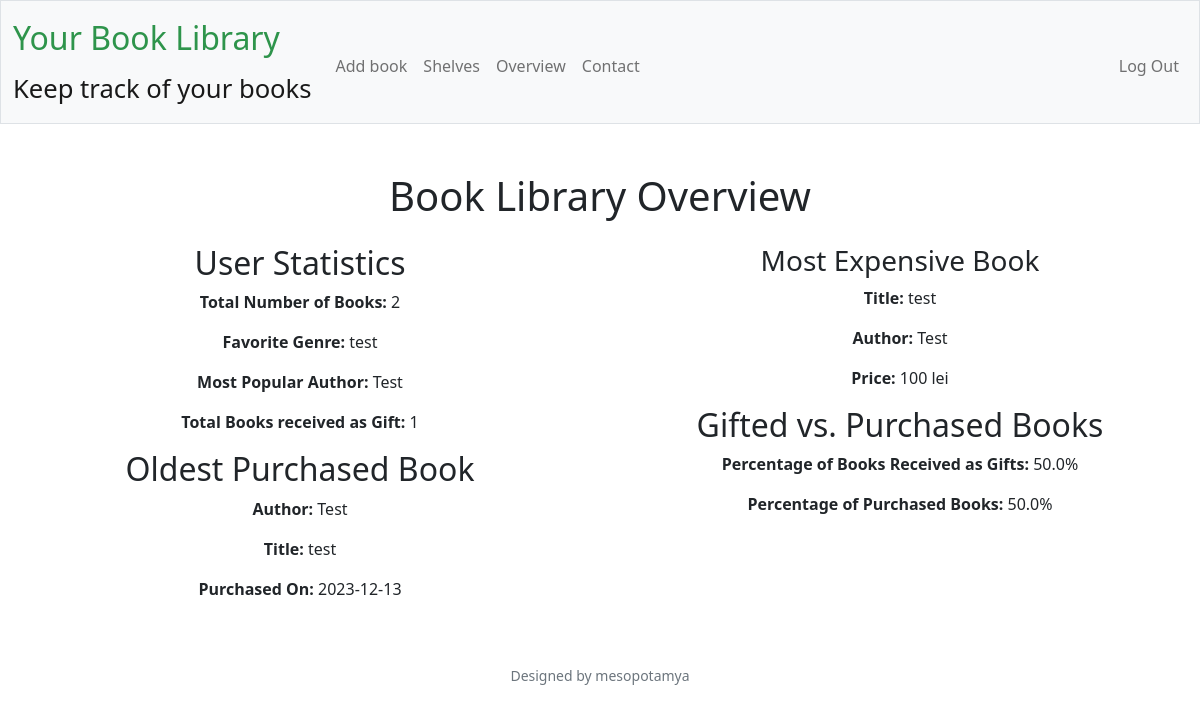
The app's page /overview (signed in) with its own data.
### tables this page shows
CREATE TABLE books (
    id INTEGER PRIMARY KEY AUTOINCREMENT,
    author TEXT NOT NULL,
    book_name TEXT NOT NULL,
    genre TEXT NOT NULL,
    purchase_date DATE NOT NULL,
    price DECIMAL(10, 2) NOT NULL,
    ISBN TEXT,
    user_id INTEGER,
    action TEXT,
    details TEXT,
    date_created TIMESTAMP DEFAULT CURRENT_TIMESTAMP,
    book_gift INTEGER DEFAULT 0, currency TEXT,    
    FOREIGN KEY (user_id) REFERENCES users(id)
);

### app.py (the view)
@app.route("/overview")
@login_required
def book_overview():
    user_id = session["user_id"]
    total_books_row = db.execute(
        "SELECT COUNT(*) as total FROM books WHERE user_id = ? AND action != 'Deleted'",
        user_id,
    )
    total_books = total_books_row[0]["total"] if total_books_row else 0
    favorite_genre_row = db.execute(
        """
        SELECT genre, COUNT(genre) as genre_count
        FROM books
        WHERE user_id = ? AND action != 'Deleted'
        GROUP BY genre
        ORDER BY genre_count DESC
        LIMIT 1
        """,
        user_id,
    )
    favorite_genre = favorite_genre_row[0]["genre"] if favorite_genre_row else None
    most_expensive_book_query = db.execute(
        """
        SELECT author, book_name, price
        FROM books
        WHERE price IS NOT NULL
        AND price != ''
        AND book_gift = 0
        AND user_id = ?
        AND action != 'Deleted'
        ORDER BY price DESC
        LIMIT 1
        """,
        user_id,
    )
    most_expensive_book = (
        most_expensive_book_query[0] if most_expensive_book_query else None
    )
    if most_expensive_book:
        if most_expensive_book.get("price") is None:
            next_expensive_book_query = db.execute(
            """
            SELECT author, book_name, price
            FROM books
            WHERE price IS NOT NULL
            AND price != ''
            AND user_id = ?
            AND action != 'Deleted'
            AND id != ?
            ORDER BY price DESC
            LIMIT 1
            """,
            user_id,
    most_expensive_book["id"],
            )
            next_expensive_book = (
                next_expensive_book_query[0] if next_expensive_book_query else None
            )
            if next_expensive_book:
                most_expensive_book = next_expensive_book
    total_amount_paid_row = db.execute(
        """
        SELECT SUM(price) as total_paid
        FROM books
        WHERE user_id = ? and action != 'Deleted' AND price IS NOT NULL
        """,
        user_id,
    )
    total_amount_paid = (
        total_amount_paid_row[0]["total_paid"] if total_amount_paid_row else None
    )
    oldest_purchased_book_row = db.execute(
        """
        SELECT author, book_name, purchase_date, price
        FROM books
        WHERE user_id = ?
        AND action != 'Deleted'
        AND purchase_date IS NOT NULL
        AND purchase_date != ''
        AND price IS NOT NULL
        AND price != ''
        AND book_gift = 0
        ORDER BY purchase_date ASC
        LIMIT 1
        """,
        user_id,
    )
    oldest_purchased_book = (
        oldest_purchased_book_row[0] if oldest_purchased_book_row else None
    )
    most_popular_author_row = db.execute(
        """
        SELECT author, COUNT(author) as author_count
        FROM books
        WHERE user_id = ? AND action != 'Deleted'
        GROUP BY author
        ORDER BY author_count DESC
        LIMIT 1
        """,
        user_id,
    )
    most_popular_author = (
        most_popular_author_row[0]["author"] if most_popular_author_row else None
    )
    total_gifted_books_row = db.execute(
        "SELECT COUNT(*) AS total_gifted FROM books WHERE user_id = ? AND book_gift = 1 AND action != 'Deleted'",
        user_id,
    )
    total_gifted_books = (
        total_gifted_books_row[0]["total_gifted"] if total_gifted_books_row else 0
    )
    total_purchased_books_row = db.execute(
        "SELECT COUNT(*) AS total_purchased FROM books WHERE user_id = ? AND book_gift = 0 AND action != 'Deleted'",
        user_id,
    )
    total_purchased_books = (
        total_purchased_books_row[0]["total_purchased"]
        if total_purchased_books_row
        else 0
    )
    book_gifts_percentage = (
        round((total_gifted_books / total_books) * 100, 2) if total_books > 0 else 0
    )
    books_purchased = (
        round((total_purchased_books / total_books) * 100, 2) if total_books > 0 else 0
    )
    newest_book_row = db.execute(
        """
        SELECT author, book_name, purchase_date
        FROM books
        WHERE user_id = ? AND action != 'Deleted' AND purchase_date IS NOT NULL
        ORDER BY purchase_date DESC
        LIMIT 1
        """,
        user_id,
    )
    newest_book = newest_book_row[0] if newest_book_row else None
    return render_template(
        "book_overview.html",
        total_books=total_books,
        favorite_genre=favorite_genre,
        most_expensive_book=most_expensive_book,
        total_amount_paid=total_amount_paid,
        newest_book=newest_book,
        oldest_purchased_book=oldest_purchased_book,
        most_popular_author=most_popular_author,
        book_gifts_count=total_gifted_books,
        books_purchased=books_purchased,
        book_gifts_percentage=book_gifts_percentage,
    )

### app.py (called while the page is built)
@app.after_request
def after_request(response):
    response.headers["Cache-Control"] = "no-cache, no-store, must-revalidate"
    response.headers["Expires"] = 0
    response.headers["Pragma"] = "no-cache"
    return response

### helpers.py (called while the page is built)
def login_required(f):
    @wraps(f)
    def decorated_function(*args, **kwargs):
        if session.get("user_id") is None:
            return redirect("/login")
        return f(*args, **kwargs)
    return decorated_function

### templates/book_overview.html (shortened to what this page needs)
{% extends "layout.html" %}
{% block main %}
    <h1 class="text-center">Book Library Overview</h1>
    <div class="row mt-4">
        <div class="col-lg-6">
            <div class="category">
                <h2>User Statistics</h2>
                <div class="user-stats">
                    <p><strong>Total Number of Books:</strong> {{ total_books }}</p>
                    <p><strong>Favorite Genre:</strong> {{ favorite_genre }}</p>
                    <p><strong>Most Popular Author:</strong> {{ most_popular_author }}</p>
                    <p><strong>Total Books received as Gift:</strong> {{ book_gifts_count }}</p>
                </div>
            </div>
            <div class="category">
                <h2>Oldest Purchased Book</h2>
                <div class="oldest-purchased-book">
                    {% if oldest_purchased_book %}
                        {% if oldest_purchased_book.price %}
                            <p><strong>Author:</strong> {{ oldest_purchased_book.author }}</p>
                            <p><strong>Title:</strong> {{ oldest_purchased_book.book_name }}</p>
                            <p><strong>Purchased On:</strong> {{ oldest_purchased_book.purchase_date }}</p>
                        {% else %}
                            <p>No oldest purchased book found.</p>
                        {% endif %}
                    {% else %}
                        <p>No oldest purchased book found.</p>
                    {% endif %}
                </div>
            </div>
        </div>
        <div class="col-lg-6">
            <div class="category">
                <h3>Most Expensive Book</h3>
                {% if most_expensive_book %}
                    <p><strong>Title:</strong> {{ most_expensive_book['book_name'] }}</p>
                    <p><strong>Author:</strong> {{ most_expensive_book['author'] }}</p>
                    <p><strong>Price:</strong> {{ most_expensive_book['price'] }} lei</p>
                {% else %}
                    <p>No most expensive book available.</p>
                {% endif %}
            </div>
            <div class="category">
                <h2>Gifted vs. Purchased Books</h2>
                <div class="gifted-vs-purchased">
                    <p><strong>Percentage of Books Received as Gifts:</strong> {{ book_gifts_percentage }}%</p>
                    <p><strong>Percentage of Purchased Books:</strong> {{ books_purchased }}%</p>
                </div>
            </div>
        </div>
    </div>
{% endblock %}

### static/styles.css (style rules this page uses)
h2 { margin-top: 0; }

### records on screen
books: author "Test", book_name "test", purchase_date "2023-12-13", price "100"

### other values on screen
{{ total_books }} "2"
{{ favorite_genre }} "test"
{{ most_popular_author }} "Test"
{{ book_gifts_count }} "1"
{{ book_gifts_percentage }} "50.0"
{{ books_purchased }} "50.0"
